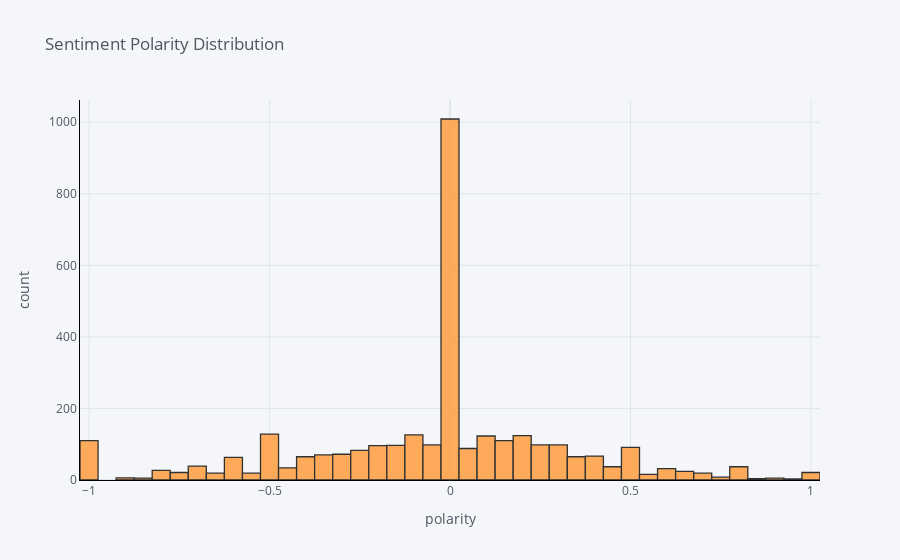

The notebook cell saved with this chart:
### Markdown cell above
### Dist plot of review polarity score

### Code cell
df['polarity'].iplot(
    kind='hist',
    bins=50,
    xTitle='polarity',
    linecolor='black',
    yTitle='count',
    title='Sentiment Polarity Distribution')

### Figure 1 — Plotly figure (JSON) as saved in the notebook; plotly's stock layout.template omitted (floating-point values rounded to 4 significant figures; data arrays with more than 128 entries replaced by an {"elided": "..."} marker saying what was removed)
{"data": [{"opacity": 0.8, "name": "polarity", "histnorm": "", "nbinsx": 50, "histfunc": "count", "marker": {"color": "rgba(255, 153, 51, 1.0)", "line": {"color": "#000000", "width": 1.3}}, "x": {"elided": "3257 float values"}, "type": "histogram", "orientation": "v"}], "layout": {"xaxis": {"tickfont": {"color": "#4D5663"}, "title": {"text": "polarity", "font": {"color": "#4D5663"}}, "showgrid": true, "zerolinecolor": "#E1E5ED", "gridcolor": "#E1E5ED", "linecolor": "black"}, "title": {"text": "Sentiment Polarity Distribution", "font": {"color": "#4D5663"}}, "paper_bgcolor": "#F5F6F9", "plot_bgcolor": "#F5F6F9", "yaxis": {"tickfont": {"color": "#4D5663"}, "title": {"text": "count", "font": {"color": "#4D5663"}}, "showgrid": true, "zerolinecolor": "#E1E5ED", "gridcolor": "#E1E5ED", "linecolor": "black"}, "barmode": "overlay", "legend": {"bgcolor": "#F5F6F9", "font": {"color": "#4D5663"}}}}
